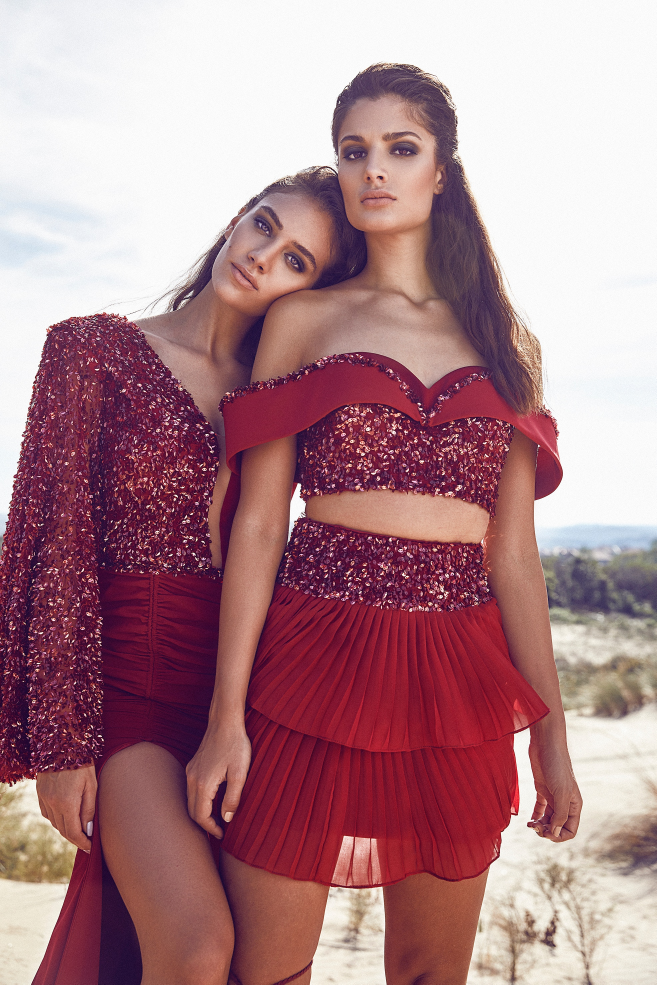
//> input picture testimages/lena.jpg, 1969 x 2953 px (shown at 1/3 size)
$ ./laba1hist   (built with g++ and OpenCV 4)
//> lines starting //> are read from the running program, lines starting //| are printed output that depends on the picture
#include "opencv2/highgui.hpp"
#include "opencv2/imgcodecs.hpp"
#include "opencv2/imgproc.hpp"
#include <iostream>
using namespace std;
using namespace cv;
int main(int argc, char** argv)
{

	//Mat src = imread(lena.jpg);
	Mat src = imread("C:\\Users\\admin\\Desktop\\derevyashka\\testimages\\lena.jpg");
//> src is the input picture: 2953 rows x 1969 cols, CV_8UC3; mean B, G, R 137.5, 130.7, 172.8
	vector<Mat> bgr_planes;
	split(src, bgr_planes);
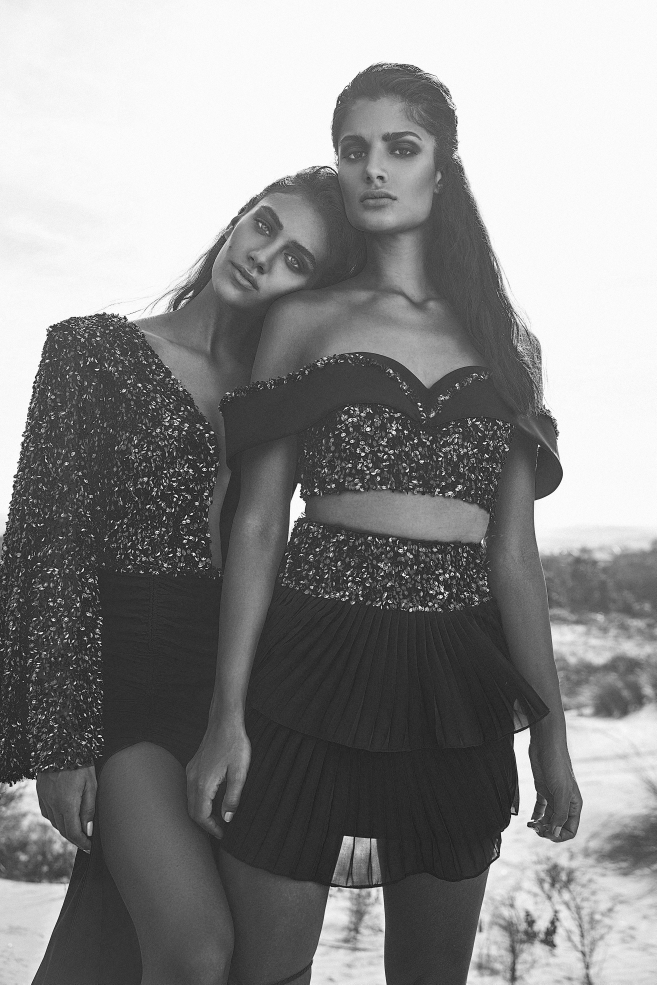
//> bgr_planes[0]: 2953 rows x 1969 cols, CV_8UC1 (shown at 1/3 size); min 0, max 255, mean 137.5
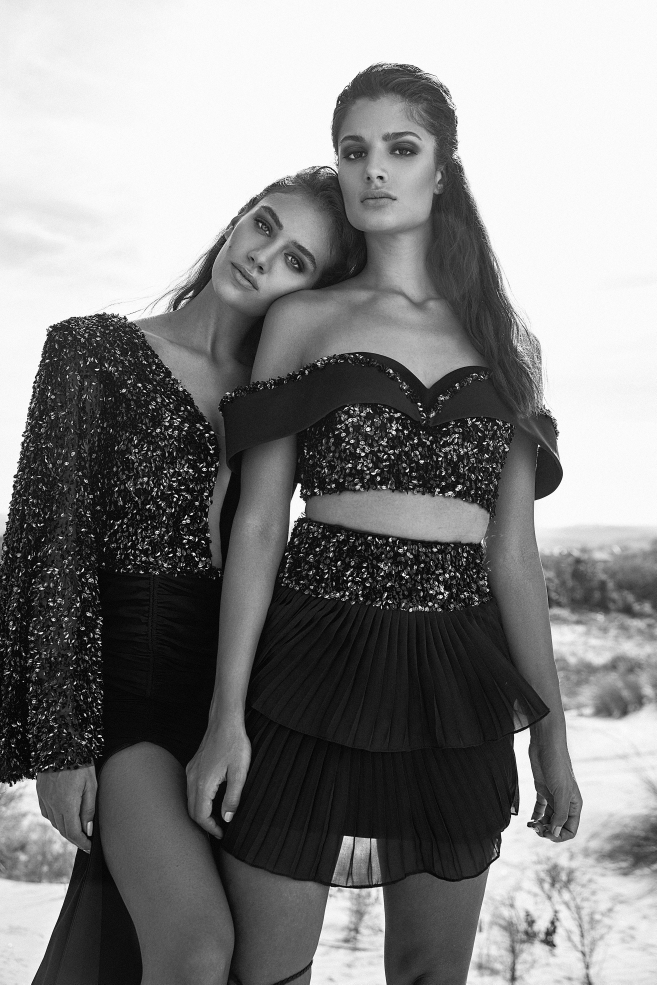
//> bgr_planes[1]: 2953 rows x 1969 cols, CV_8UC1 (shown at 1/3 size); min 0, max 255, mean 130.7
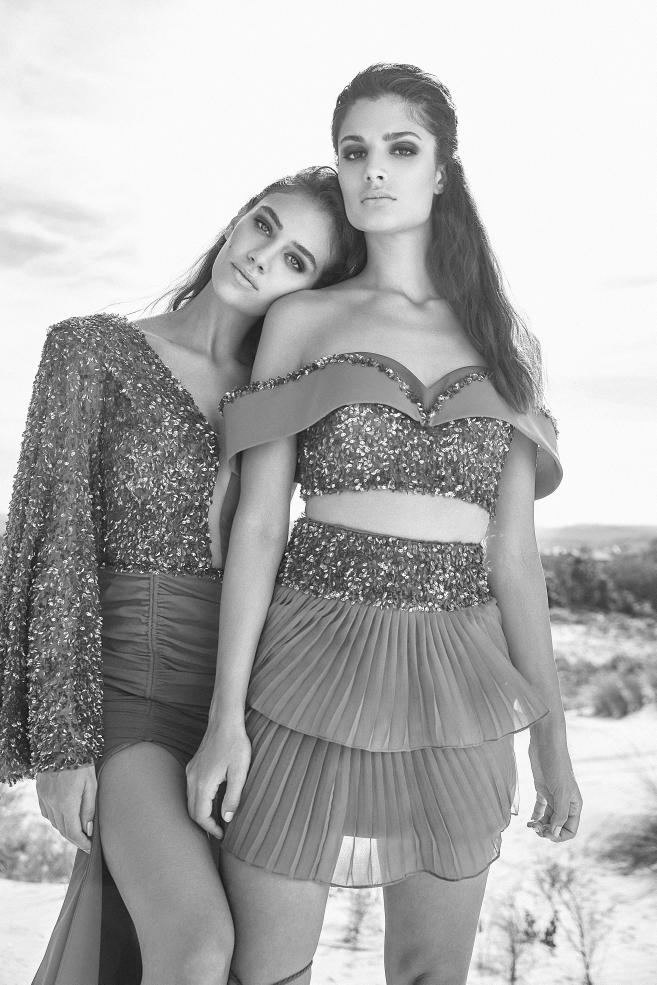
//> bgr_planes[2]: 2953 rows x 1969 cols, CV_8UC1 (shown at 1/3 size); min 0, max 255, mean 172.8
	int histSize = 256;
	float range[] = { 0, 256 }; //the upper boundary is exclusive
	const float* histRange = { range };
	bool uniform = true, accumulate = false;
	Mat b_hist, g_hist, r_hist;
	calcHist(&bgr_planes[0], 1, 0, Mat(), b_hist, 1, &histSize, &histRange, uniform, accumulate);
//> b_hist = 256 values, max 212614 at index 250, min 368 at index 1, mean 22712.7
	calcHist(&bgr_planes[1], 1, 0, Mat(), g_hist, 1, &histSize, &histRange, uniform, accumulate);
//> g_hist = 256 values, max 201797 at index 250, min 4557 at index 197, mean 22712.7
	calcHist(&bgr_planes[2], 1, 0, Mat(), r_hist, 1, &histSize, &histRange, uniform, accumulate);
//> r_hist = 256 values, max 200415 at index 250, min 0 at index 2, mean 22712.7
	int hist_w = 512, hist_h = 400;
	int bin_w = cvRound((double)hist_w / histSize);
	Mat histImage(hist_h, hist_w, CV_8UC3, Scalar(0, 0, 0));
	normalize(b_hist, b_hist, 0, histImage.rows, NORM_MINMAX, -1, Mat());
//> b_hist = 256 values, max 400 at index 250, min 0 at index 1, mean 42.11
	normalize(g_hist, g_hist, 0, histImage.rows, NORM_MINMAX, -1, Mat());
//> g_hist = 256 values, max 400 at index 250, min 0 at index 197, mean 36.82
	normalize(r_hist, r_hist, 0, histImage.rows, NORM_MINMAX, -1, Mat());
//> r_hist = 256 values, max 400 at index 250, min 0 at index 2, mean 45.33
	for (int i = 1; i < histSize; i++)
	{
		line(histImage, Point(bin_w*(i - 1), hist_h - cvRound(b_hist.at<float>(i - 1))),
			Point(bin_w*(i), hist_h - cvRound(b_hist.at<float>(i))),
			Scalar(255, 0, 0), 2, 8, 0);
		line(histImage, Point(bin_w*(i - 1), hist_h - cvRound(g_hist.at<float>(i - 1))),
			Point(bin_w*(i), hist_h - cvRound(g_hist.at<float>(i))),
			Scalar(0, 255, 0), 2, 8, 0);
		line(histImage, Point(bin_w*(i - 1), hist_h - cvRound(r_hist.at<float>(i - 1))),
			Point(bin_w*(i), hist_h - cvRound(r_hist.at<float>(i))),
			Scalar(0, 0, 255), 2, 8, 0);
	}
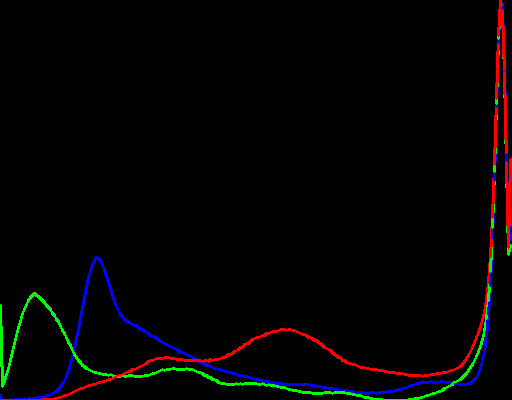
//> histImage: 400 rows x 512 cols, CV_8UC3; mean B, G, R 2.7, 2.8, 3.8
	imshow("Source image", src);
	imshow("calcHist Demo", histImage);
	waitKey(100000);
	return 0;
}
